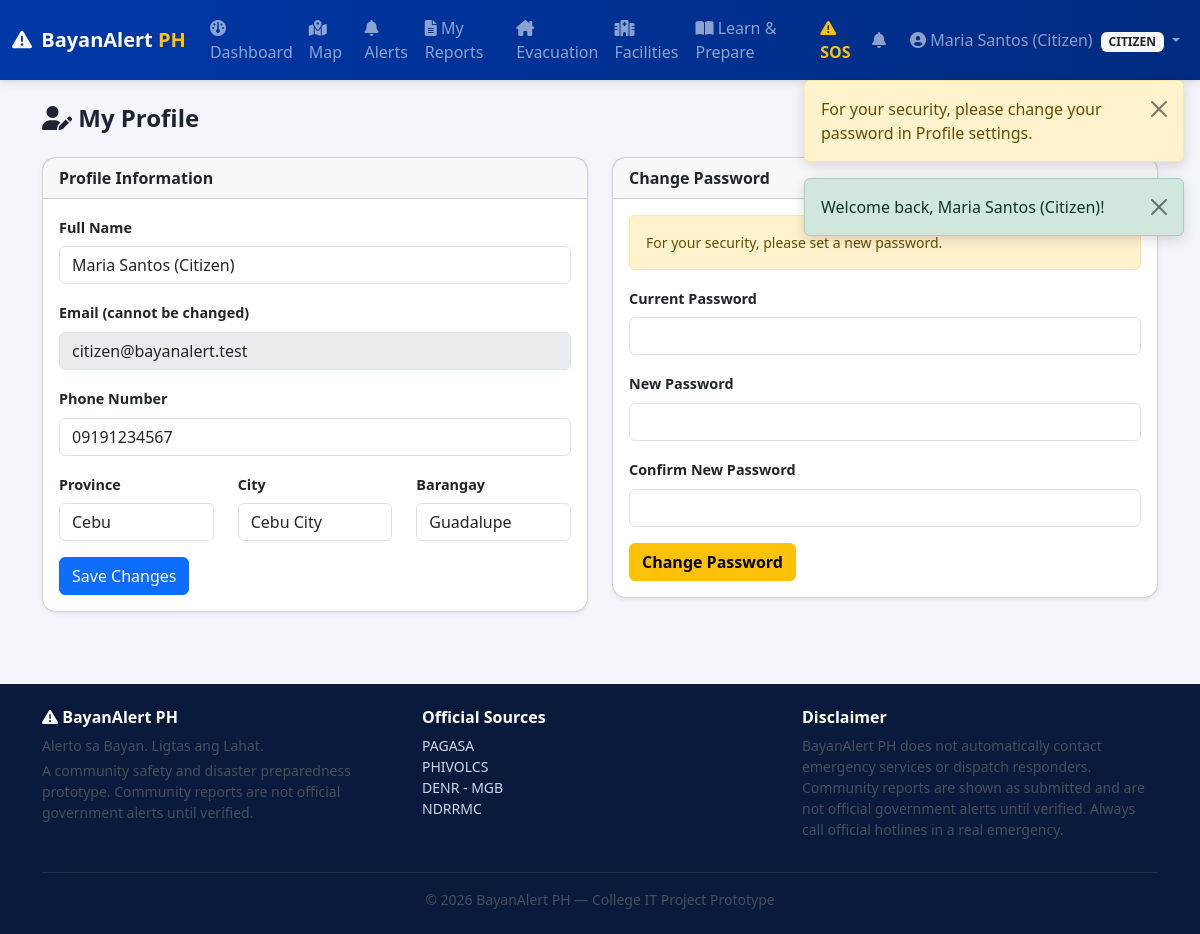
/citizen/profile.php (signed in), run on the app's committed database.
### tables this page shows
CREATE TABLE users (
    id INT UNSIGNED AUTO_INCREMENT PRIMARY KEY,
    full_name VARCHAR(150) NOT NULL,
    email VARCHAR(150) NOT NULL UNIQUE,
    phone VARCHAR(20) NOT NULL,
    password_hash VARCHAR(255) NOT NULL,
    role ENUM('citizen','admin','responder') NOT NULL DEFAULT 'citizen',
    province VARCHAR(100) DEFAULT NULL,
    city VARCHAR(100) DEFAULT NULL,
    barangay VARCHAR(100) DEFAULT NULL,
    status ENUM('active','suspended') NOT NULL DEFAULT 'active',
    failed_login_attempts TINYINT UNSIGNED NOT NULL DEFAULT 0,
    lockout_until DATETIME DEFAULT NULL,
    must_change_password TINYINT(1) NOT NULL DEFAULT 0,
    created_at DATETIME NOT NULL DEFAULT CURRENT_TIMESTAMP,
    updated_at DATETIME NOT NULL DEFAULT CURRENT_TIMESTAMP ON UPDATE CURRENT_TIMESTAMP,
    INDEX idx_users_role (role),
    INDEX idx_users_location (province, city, barangay)
);

### includes/auth.php (called while the page is built, shortened)
<?php
require_once __DIR__ . '/functions.php';
function base_path(): string
{
    $script = $_SERVER['SCRIPT_NAME'];
    $depth = substr_count(trim(str_replace('/bayanalert-ph', '', $script), '/'), '/');
    return $depth > 0 ? str_repeat('../', $depth) : '';
}
function is_logged_in(): bool
{
    return isset($_SESSION['user_id']);
}
function current_user(): ?array
{
    return [
        'id'    => $_SESSION['user_id'],
        'name'  => $_SESSION['user_name'],
        'email' => $_SESSION['user_email'],
        'role'  => $_SESSION['user_role'],
        'province' => $_SESSION['user_province'] ?? null,
        'city'     => $_SESSION['user_city'] ?? null,
        'barangay' => $_SESSION['user_barangay'] ?? null,
    ];
}
function role_dashboard_path(string $role): string
{
    return match ($role) {
        'admin'     => 'admin/dashboard.php',
        'responder' => 'responder/dashboard.php',
        default     => 'citizen/dashboard.php',
    };
}

### includes/functions.php (called while the page is built, shortened)
<?php
function e(?string $value): string
{
    return htmlspecialchars($value ?? '', ENT_QUOTES, 'UTF-8');
}

### citizen/profile.php (the view, shortened to what this page needs)
<?php
require_once __DIR__ . '/../includes/auth.php';
$user = current_user();
$db = getDB();
$stmt = $db->prepare('SELECT * FROM users WHERE id = ?');
$stmt->execute([$user['id']]);
$record = $stmt->fetch();
require_once __DIR__ . '/../includes/header.php';
require_once __DIR__ . '/../includes/navbar.php';
?>
<div class="container py-4">
  <h4 class="fw-bold mb-4"><i class="fa-solid fa-user-pen"></i> My Profile</h4>
  <div class="row g-4">
    <div class="col-lg-6">
      <div class="card shadow-sm">
        <div class="card-header fw-bold">Profile Information</div>
        <div class="card-body">
          <form method="POST">
            <div class="mb-3">
              <label class="form-label">Full Name</label>
              <input type="text" name="full_name" class="form-control" value="<?= e($record['full_name']) ?>" required>
            </div>
            <div class="mb-3">
              <label class="form-label">Email (cannot be changed)</label>
              <input type="email" class="form-control" value="<?= e($record['email']) ?>" disabled>
            </div>
            <div class="mb-3">
              <label class="form-label">Phone Number</label>
              <input type="text" name="phone" class="form-control" value="<?= e($record['phone']) ?>" required>
            </div>
            <div class="row">
              <div class="col-md-4 mb-3">
                <label class="form-label">Province</label>
                <input type="text" name="province" class="form-control" value="<?= e($record['province']) ?>" required>
              </div>
              <div class="col-md-4 mb-3">
                <label class="form-label">City</label>
                <input type="text" name="city" class="form-control" value="<?= e($record['city']) ?>" required>
              </div>
              <div class="col-md-4 mb-3">
                <label class="form-label">Barangay</label>
                <input type="text" name="barangay" class="form-control" value="<?= e($record['barangay']) ?>" required>
              </div>
            </div>
            <button type="submit" class="btn btn-primary">Save Changes</button>
          </form>
        </div>
      </div>
    </div>
    <div class="col-lg-6">
      <div class="card shadow-sm">
        <div class="card-header fw-bold">Change Password</div>
        <div class="card-body">
          <?php if ($record['must_change_password']): ?>
            <div class="alert alert-warning small">For your security, please set a new password.</div>
          <?php endif; ?>
          <form method="POST">
            <div class="mb-3">
              <label class="form-label">Current Password</label>
              <input type="password" name="current_password" class="form-control" required>
            </div>
            <div class="mb-3">
              <label class="form-label">New Password</label>
              <input type="password" name="new_password" class="form-control" required minlength="8">
            </div>
            <div class="mb-3">
              <label class="form-label">Confirm New Password</label>
              <input type="password" name="confirm_password" class="form-control" required minlength="8">
            </div>
            <button type="submit" class="btn btn-warning fw-bold">Change Password</button>
          </form>
        </div>
      </div>
    </div>
  </div>
</div>
<?php require_once __DIR__ . '/../includes/footer.php'; ?>

### includes/navbar.php (shortened to what this page needs)
<?php
$bp = base_path();
$user = current_user();
$role = $user['role'] ?? null;
?>
<nav class="navbar navbar-expand-lg navbar-dark bayan-navbar sticky-top">
  <div class="container-fluid">
    <a class="navbar-brand fw-bold" href="<?= e($bp) ?><?= $user ? e(role_dashboard_path($role)) : 'index.php' ?>">
      <i class="fa-solid fa-triangle-exclamation me-1"></i> BayanAlert <span class="text-warning">PH</span>
    </a>
    <div class="collapse navbar-collapse" id="navMain">
      <?php if ($role === 'citizen'): ?>
      <ul class="navbar-nav me-auto mb-2 mb-lg-0">
        <li class="nav-item"><a class="nav-link" href="<?= e($bp) ?>citizen/dashboard.php"><i class="fa-solid fa-gauge"></i> Dashboard</a></li>
        <li class="nav-item"><a class="nav-link" href="<?= e($bp) ?>citizen/map.php"><i class="fa-solid fa-map-location-dot"></i> Map</a></li>
        <li class="nav-item"><a class="nav-link" href="<?= e($bp) ?>citizen/alerts.php"><i class="fa-solid fa-bell"></i> Alerts</a></li>
        <li class="nav-item"><a class="nav-link" href="<?= e($bp) ?>citizen/reports.php"><i class="fa-solid fa-file-lines"></i> My Reports</a></li>
        <li class="nav-item"><a class="nav-link" href="<?= e($bp) ?>citizen/evacuation.php"><i class="fa-solid fa-house-chimney"></i> Evacuation</a></li>
        <li class="nav-item"><a class="nav-link" href="<?= e($bp) ?>citizen/facilities.php"><i class="fa-solid fa-hospital"></i> Facilities</a></li>
        <li class="nav-item"><a class="nav-link" href="<?= e($bp) ?>citizen/prepare.php"><i class="fa-solid fa-book-open"></i> Learn &amp; Prepare</a></li>
        <li class="nav-item"><a class="nav-link text-warning fw-bold" href="<?= e($bp) ?>citizen/sos.php"><i class="fa-solid fa-triangle-exclamation"></i> SOS</a></li>
      </ul>
      <?php endif; ?>
      <?php if ($user): ?>
      <ul class="navbar-nav ms-auto align-items-lg-center">
        <?php if ($role === 'citizen'): ?>
        <li class="nav-item me-2">
          <a class="nav-link position-relative" href="<?= e($bp) ?>citizen/notifications.php">
            <i class="fa-solid fa-bell"></i>
          </a>
        </li>
        <?php endif; ?>
        <li class="nav-item dropdown">
          <a class="nav-link dropdown-toggle" href="#" role="button" data-bs-toggle="dropdown">
            <i class="fa-solid fa-circle-user"></i> <?= e($user['name']) ?>
            <span class="badge bg-light text-dark text-uppercase small ms-1"><?= e($role) ?></span>
          </a>
        </li>
      </ul>
      <?php endif; ?>
    </div>
  </div>
</nav>

### assets/css/style.css (style rules this page uses)
:root { --bayan-blue: #0038a8; --bayan-red: #ce1126; --bayan-yellow: #fcd116; --bayan-dark: #0a1a3c; }
body { font-family: 'Segoe UI', Roboto, -apple-system, sans-serif; background-color: #f4f6fb; color: #1c2333; }
.bayan-navbar { background: linear-gradient(90deg, var(--bayan-blue), #002b80); box-shadow: 0 2px 8px rgba(0,0,0,.15); }
.bayan-navbar .nav-link { font-weight: 500; }
.card { border-radius: 14px; }
.form-label { font-weight: 600; font-size: .9rem; }

### data on the page
users: full_name "Maria Santos (Citizen)", role "CITIZEN", email "citizen@bayanalert.test", phone "09191234567", province "Cebu", city "Cebu City", barangay "Guadalupe"

### other printed values
$f['message'] "For your security, please change your password in Profile settings."
$f['message'] "Welcome back, Maria Santos (Citizen)!"
